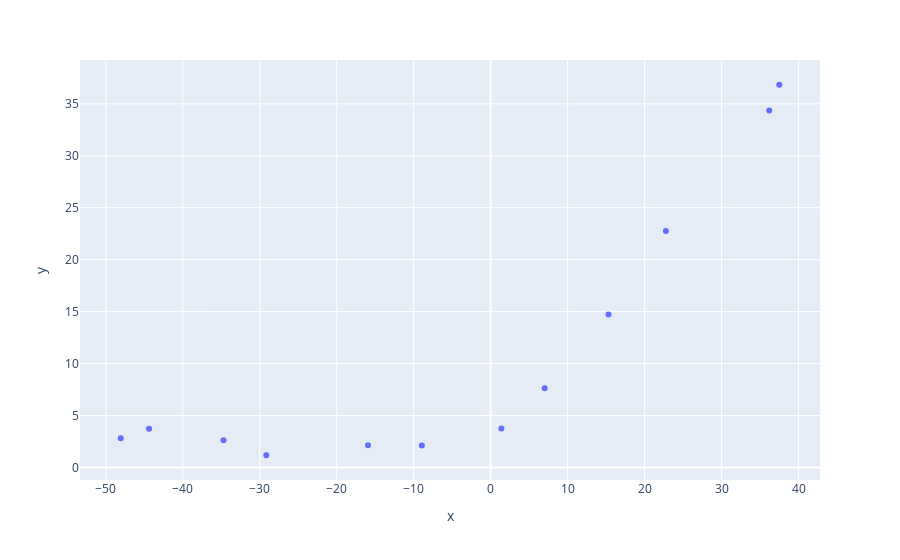

Notebook code for this chart:
### Code cell
fig = px.scatter(x=X_train[:,1].flatten(),y=y_train.flatten())
fig.show()

### Figure 1 — Plotly figure (JSON) as saved in the notebook; plotly's stock layout.template omitted (floating-point values rounded to 4 significant figures)
{"data": [{"hovertemplate": "x=%{x}<br>y=%{y}<extra></extra>", "legendgroup": "", "marker": {"color": "#636efa", "symbol": "circle"}, "mode": "markers", "name": "", "orientation": "v", "showlegend": false, "type": "scatter", "x": [-15.94, -29.15, 36.19, 37.49, -48.06, -8.941, 15.31, -34.71, 1.389, -44.38, 7.014, 22.76], "xaxis": "x", "y": [2.134, 1.173, 34.36, 36.84, 2.809, 2.121, 14.71, 2.614, 3.74, 3.732, 7.628, 22.75], "yaxis": "y"}], "layout": {"legend": {"tracegroupgap": 0}, "margin": {"t": 60}, "xaxis": {"anchor": "y", "domain": [0, 1], "title": {"text": "x"}}, "yaxis": {"anchor": "x", "domain": [0, 1], "title": {"text": "y"}}}}
